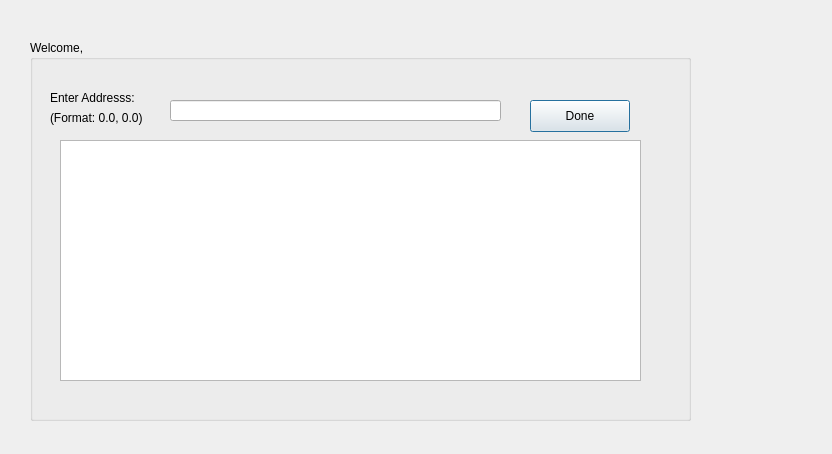
<?xml version="1.0" encoding="UTF-8"?>
<ui version="4.0">
 <class>freeSearch</class>
 <widget class="QDialog" name="freeSearch">
  <property name="geometry">
   <rect>
    <x>0</x>
    <y>0</y>
    <width>832</width>
    <height>454</height>
   </rect>
  </property>
  <property name="windowTitle">
   <string>Dialog</string>
  </property>
  <widget class="QGroupBox" name="groupBox">
   <property name="geometry">
    <rect>
     <x>30</x>
     <y>40</y>
     <width>661</width>
     <height>381</height>
    </rect>
   </property>
   <property name="title">
    <string>Welcome, </string>
   </property>
   <widget class="QLabel" name="label">
    <property name="geometry">
     <rect>
      <x>20</x>
      <y>50</y>
      <width>111</width>
      <height>16</height>
     </rect>
    </property>
    <property name="text">
     <string>Enter Addresss: </string>
    </property>
   </widget>
   <widget class="QLineEdit" name="latlongInput">
    <property name="geometry">
     <rect>
      <x>140</x>
      <y>60</y>
      <width>331</width>
      <height>21</height>
     </rect>
    </property>
   </widget>
   <widget class="QListView" name="listView">
    <property name="geometry">
     <rect>
      <x>30</x>
      <y>100</y>
      <width>581</width>
      <height>241</height>
     </rect>
    </property>
   </widget>
   <widget class="QLabel" name="nameLabel">
    <property name="geometry">
     <rect>
      <x>60</x>
      <y>0</y>
      <width>58</width>
      <height>16</height>
     </rect>
    </property>
    <property name="text">
     <string/>
    </property>
   </widget>
   <widget class="QPushButton" name="pushButton">
    <property name="geometry">
     <rect>
      <x>500</x>
      <y>60</y>
      <width>100</width>
      <height>32</height>
     </rect>
    </property>
    <property name="text">
     <string>Done</string>
    </property>
   </widget>
   <widget class="QLabel" name="label_2">
    <property name="geometry">
     <rect>
      <x>20</x>
      <y>70</y>
      <width>111</width>
      <height>16</height>
     </rect>
    </property>
    <property name="text">
     <string>(Format: 0.0, 0.0)</string>
    </property>
   </widget>
  </widget>
 </widget>
 <resources/>
 <connections/>
</ui>
